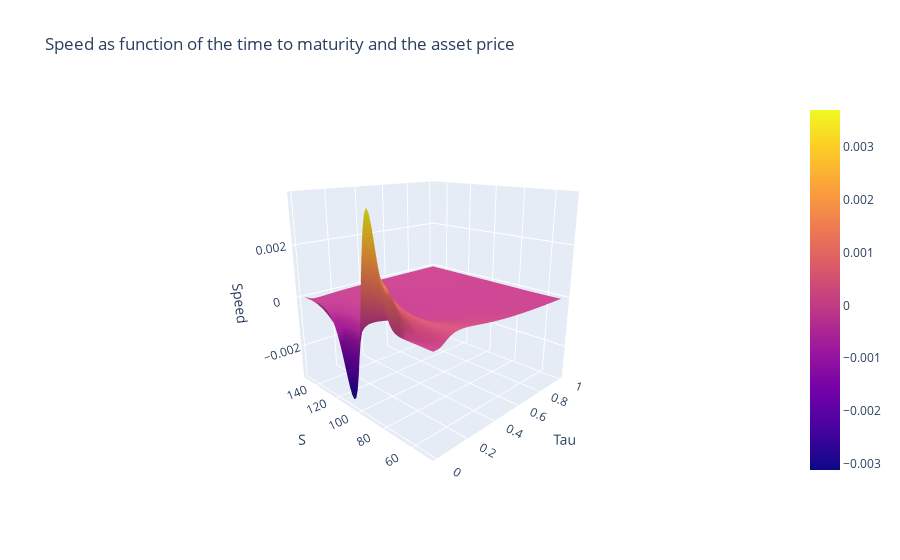

Source (notebook cell):
### Code cell
layout = go.Layout(title='Speed as function of the time to maturity and the asset price', 
                   scene = dict(xaxis_title = 'Tau', yaxis_title = 'S', zaxis_title = 'Speed', 
                                camera_eye = dict(x=-1.6, y=-1.6, z=0.7)))

fig = go.Figure(data=[go.Surface(z=Speed, x=Tau_grid, y=S_grid)], layout=layout)

# interactive plot
iplot(fig)

plot(fig, filename='Speed.html')

### Figure 1 — Plotly figure (JSON) as saved in the notebook; plotly's stock layout.template omitted (floating-point values rounded to 4 significant figures; data arrays with more than 128 entries replaced by an {"elided": "..."} marker saying what was removed)
{"data": [{"type": "surface", "x": [0.01, 0.02678, 0.04356, 0.06034, 0.07712, 0.0939, 0.1107, 0.1275, 0.1442, 0.161, 0.1778, 0.1946, 0.2114, 0.2281, 0.2449, 0.2617, 0.2785, 0.2953, 0.312, 0.3288, 0.3456, 0.3624, 0.3792, 0.3959, 0.4127, 0.4295, 0.4463, 0.4631, 0.4798, 0.4966, 0.5134, 0.5302, 0.5469, 0.5637, 0.5805, 0.5973, 0.6141, 0.6308, 0.6476, 0.6644, 0.6812, 0.698, 0.7147, 0.7315, 0.7483, 0.7651, 0.7819, 0.7986, 0.8154, 0.8322, 0.849, 0.8658, 0.8825, 0.8993, 0.9161, 0.9329, 0.9497, 0.9664, 0.9832, 1], "y": [50, 51.69, 53.39, 55.08, 56.78, 58.47, 60.17, 61.86, 63.56, 65.25, 66.95, 68.64, 70.34, 72.03, 73.73, 75.42, 77.12, 78.81, 80.51, 82.2, 83.9, 85.59, 87.29, 88.98, 90.68, 92.37, 94.07, 95.76, 97.46, 99.15, 100.8, 102.5, 104.2, 105.9, 107.6, 109.3, 111.0, 112.7, 114.4, 116.1, 117.8, 119.5, 121.2, 122.9, 124.6, 126.3, 128.0, 129.7, 131.4, 133.1, 134.7, 136.4, 138.1, 139.8, 141.5, 143.2, 144.9, 146.6, 148.3, 150.0], "z": {"elided": "60x60 float values"}}], "layout": {"scene": {"camera": {"eye": {"x": -1.6, "y": -1.6, "z": 0.7}}, "xaxis": {"title": {"text": "Tau"}}, "yaxis": {"title": {"text": "S"}}, "zaxis": {"title": {"text": "Speed"}}}, "title": {"text": "Speed as function of the time to maturity and the asset price"}}}
